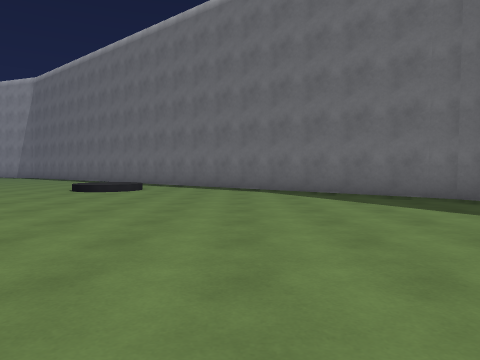
view 1 (above)

16 first-person views from a walk through a Unity game level. The camera is 1.2 m above the floor, tilts 2° down and sees 70° across. The floor is counted in squares, 1.8 m on a side. Each view is taken from the middle of a square. On the plan, view 1 faces up. The plan holds only what a view shows up to about 10 squares ahead; the rest is blank. The place goes on beyond the plan. The player character is not drawn. Some animated figures are left out.

view 2
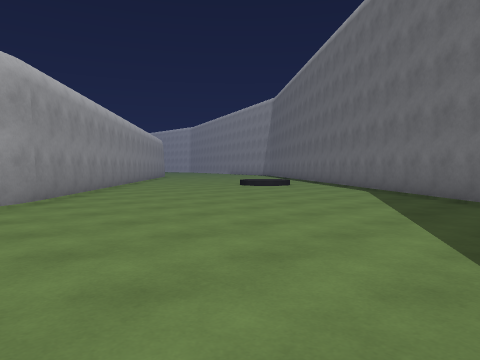

view 3
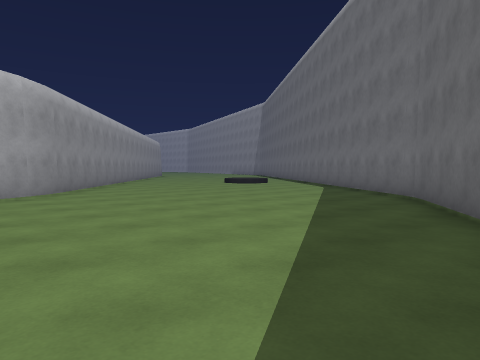

view 4
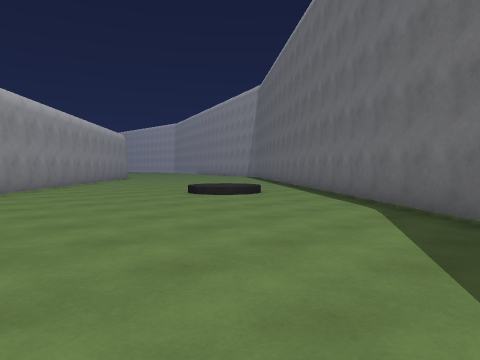

view 5
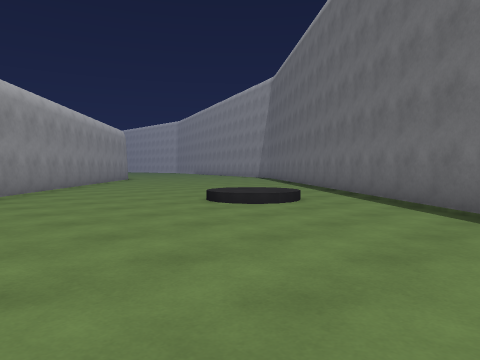

view 6
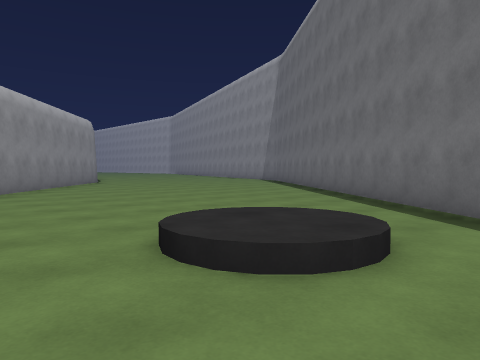

view 7
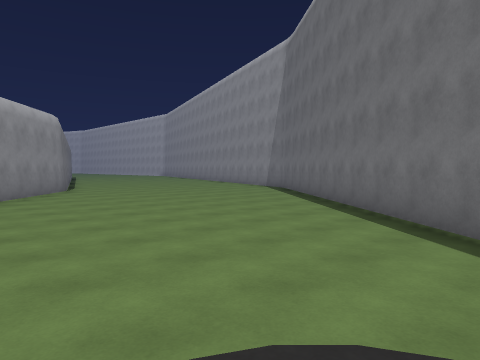

view 8
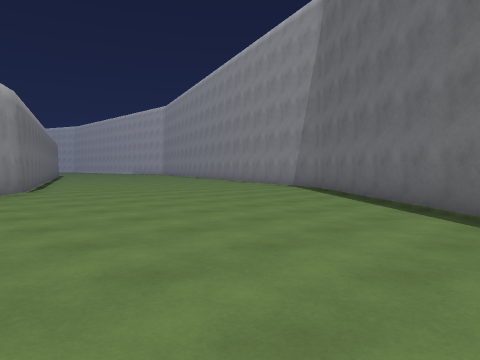

view 9
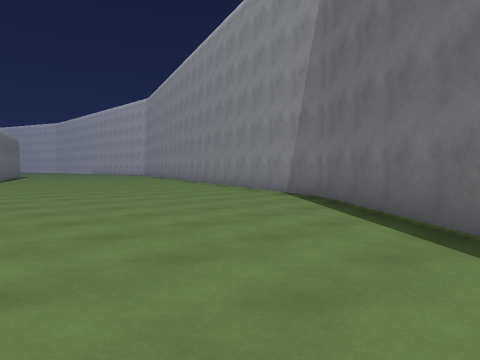

view 10
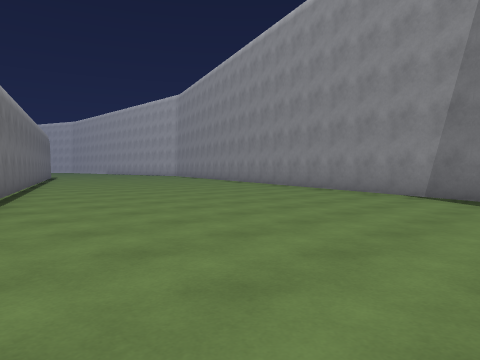

view 11
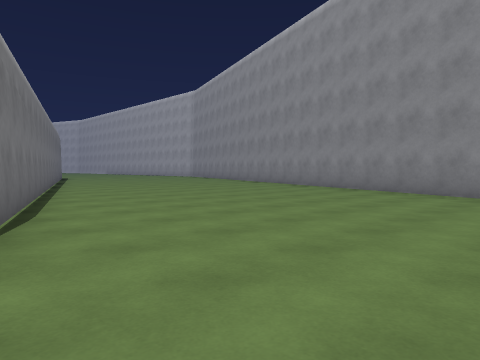

view 12
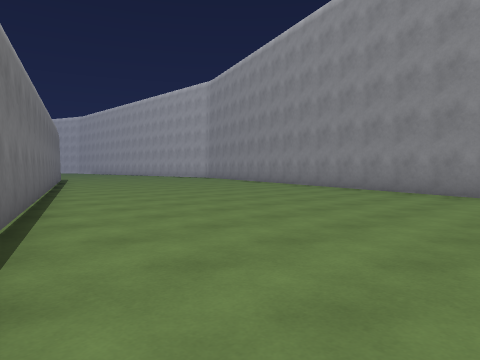

view 13
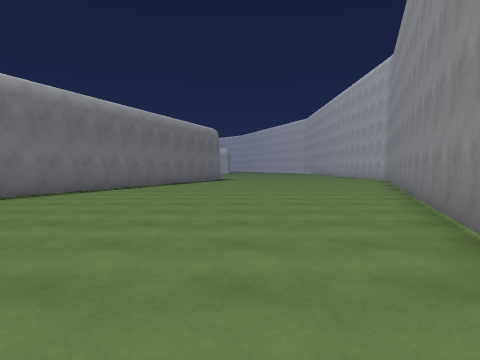

view 14
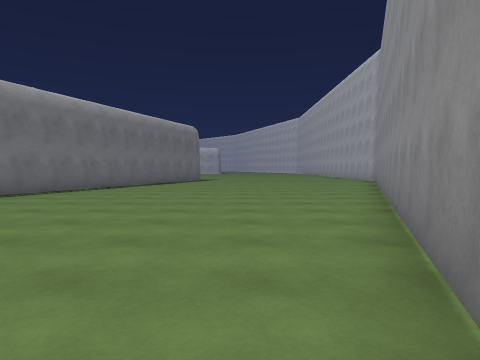

view 15
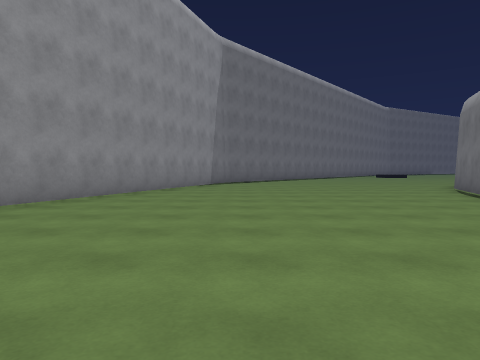

view 16
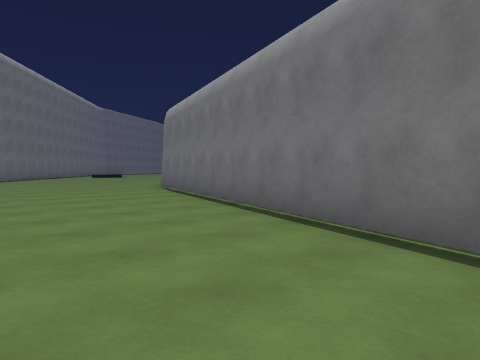

### Floor plan
Points are (right, up) in squares from view 1. A wall is a line through its corners. A room is listed if a view was taken in it or the views show most of it. See-through windows are left out.
Room 1 (views 1, 2, 3, 4, 5, 6, 7, 8, 9, 10, 11, 12, 13, 14, 15, 16)
walls: (-10, 8.2) (-7.1, 5.8); (-5.1, 4.1) (-2, 1.5); (-2.1, 1.6) (-1.3, 0.4); (6.1, 4.1) (4.5, 7) (-13, 21.7) (-23, 25.3); (-28.1, 18.1) (-17.3, 14.3) (-11.7, 9.7)

Where each view was taken, in squares from view 1:
view 1: 0 up, 0 right, facing up
view 2: 0 up, 5 right, facing up-left
view 3: 1 down, 7 right, facing up-left
view 4: 4 up, 3 right, facing up-left
view 5: 5 up, 1 right, facing up-left
view 6: 8 up, 2 left, facing up-left
view 7: 10 up, 4 left, facing up-left
view 8: 12 up, 7 left, facing up-left
view 9: 15 up, 9 left, facing up-left
view 10: 14 up, 12 left, facing up-left
view 11: 14 up, 14 left, facing up-left
view 12: 15 up, 17 left, facing up-left
view 13: 22 up, 17 left, facing left
view 14: 23 up, 18 left, facing left
view 15: 21 up, 28 left, facing right
view 16: 21 up, 28 left, facing down-right
